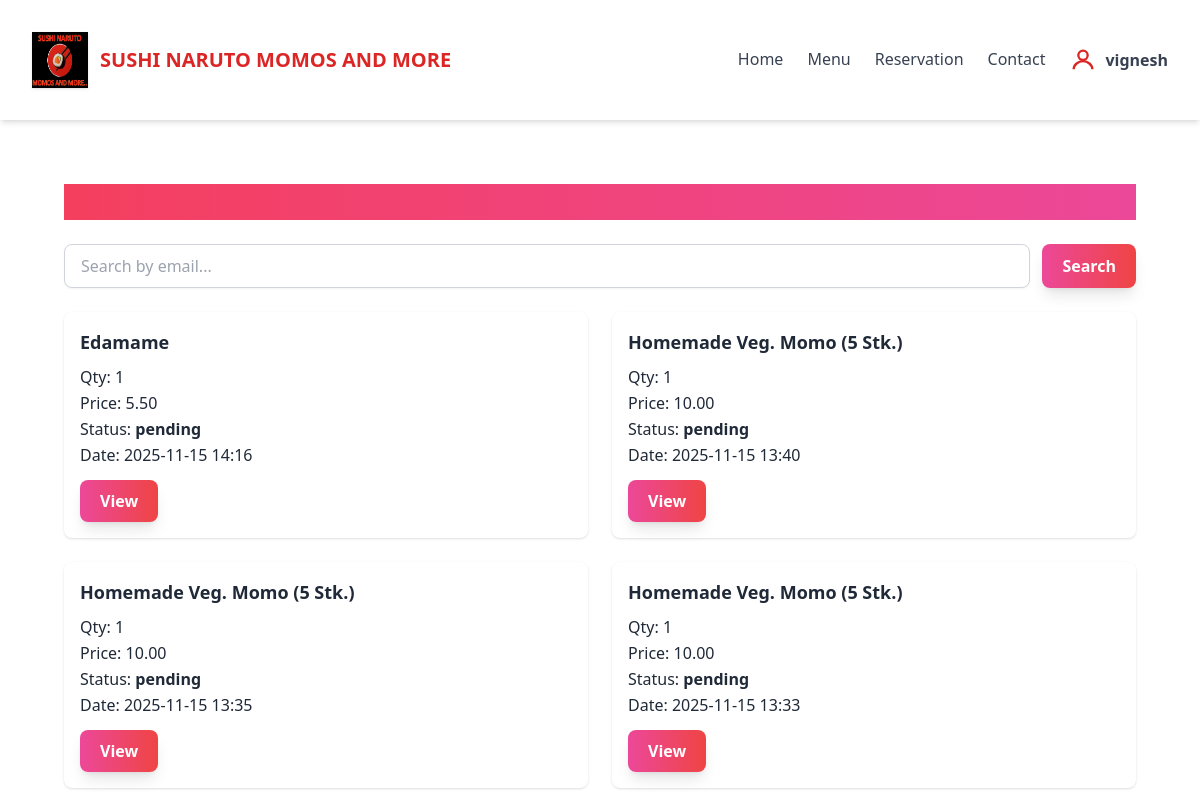
The app's page /order/history/ (signed in, upper part), older data.
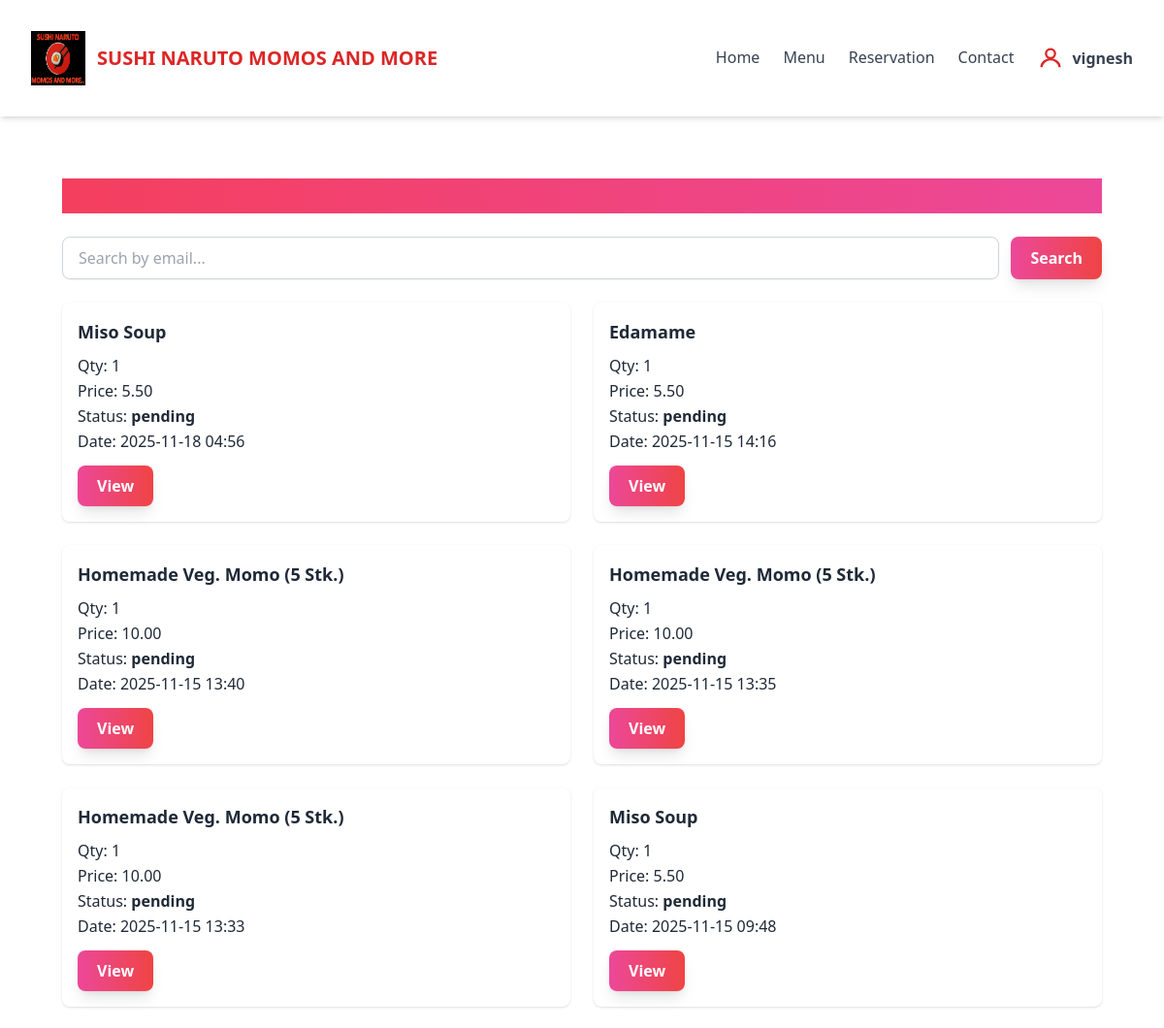
The same page, newer data.
### sushi/models.py (models this page shows, shortened)
class Order(models.Model):
    ORDER_TYPE_CHOICES = [
        ('now', 'Order Now'),
        ('later', 'Order Later'),
    ]
    DELIVERY_CHOICES = [
        ('Click & Collect', 'Click & Collect (Free)'),
        ('Free', 'Free'),
        ('Livraison Express 3.5km', 'Livraison Express 3.5km'),
    ]
    item = models.CharField(max_length=200)
    price = models.DecimalField(max_digits=7, decimal_places=2)
    qty = models.PositiveIntegerField()
    order_type = models.CharField(max_length=10, choices=ORDER_TYPE_CHOICES)
    order_date = models.DateField(null=True, blank=True)
    order_time = models.TimeField(null=True, blank=True)
    email = models.EmailField()
    mobile = models.CharField(max_length=30)
    address = models.CharField(max_length=255)
    delivery = models.CharField(max_length=40, choices=DELIVERY_CHOICES)
    created_at = models.DateTimeField(default=timezone.now)
    status = models.CharField(max_length=30, default='pending')
    cancellation_reason = models.TextField(blank=True, null=True)

### sushi/views.py (the view)
# urls.py: path('order/history/', views.order_history, name='order_history'),
@login_required
def order_history(request):
    orders = Order.objects.filter(email=request.user.email).order_by('-created_at')
    return render(request, 'order_history.html', {'orders': orders})

### sushi/templates/order_history.html (shortened to what this page needs)
{% extends 'base.html' %}
{% block content %}
{% load static %}
<link rel="stylesheet" href="{% static 'css/order_history.css' %}">
<div class="container mx-auto px-4 py-8">
    <h1 class="text-3xl font-bold mb-6 text-gradient bg-clip-text text-transparent"
        style="background: linear-gradient(90deg, #f43f5e, #ec4899);">
    </h1>
    <form method="get" action="{% url 'order_history' %}" class="mb-6 flex gap-3">
        <input type="text" name="q" placeholder="Search by email..." value="{{ request.GET.q }}"
            class="flex-1 px-4 py-2 border border-gray-300 rounded-lg shadow-sm focus:outline-none focus:ring-2 focus:ring-pink-400 transition duration-300">
        <button type="submit"
            class="px-5 py-2 bg-gradient-to-r from-pink-500 to-red-500 text-white font-semibold rounded-lg shadow-lg hover:scale-105 transform transition duration-300">
            Search
        </button>
    </form>
    <div class="grid gap-6 md:grid-cols-2">
        {% for order in orders %}
        <div class="bg-white rounded-lg shadow p-4 animate-fadeIn">
            <div class="font-semibold text-lg mb-2">{{ order.item }}</div>
            <div>Qty: {{ order.qty }}</div>
            <div>Price: {{ order.price }}</div>
            <div>Status: <span class="font-semibold">{{ order.status }}</span></div>
            <div>Date: {{ order.created_at|date:"Y-m-d H:i" }}</div>
            <a href="{% url 'order_detail' order.pk %}"
                class="mt-3 inline-block px-5 py-2 bg-gradient-to-r from-pink-500 to-red-500 text-white font-semibold rounded-lg shadow-lg hover:scale-105 transform transition duration-300">
                View
            </a>
        </div>
        {% empty %}
        <p>No orders found.</p>
        {% endfor %}
    </div>
</div>
{% endblock %}

Row changes from the older to the newer data that the page shows:
added Order: item "Miso Soup", qty "1", price "5.50", status "pending", created_at "2025-11-18 04:56"
now on this page (row unchanged): Order: item "Miso Soup", qty "1", price "5.50", status "pending", created_at "2025-11-15 09:48"
